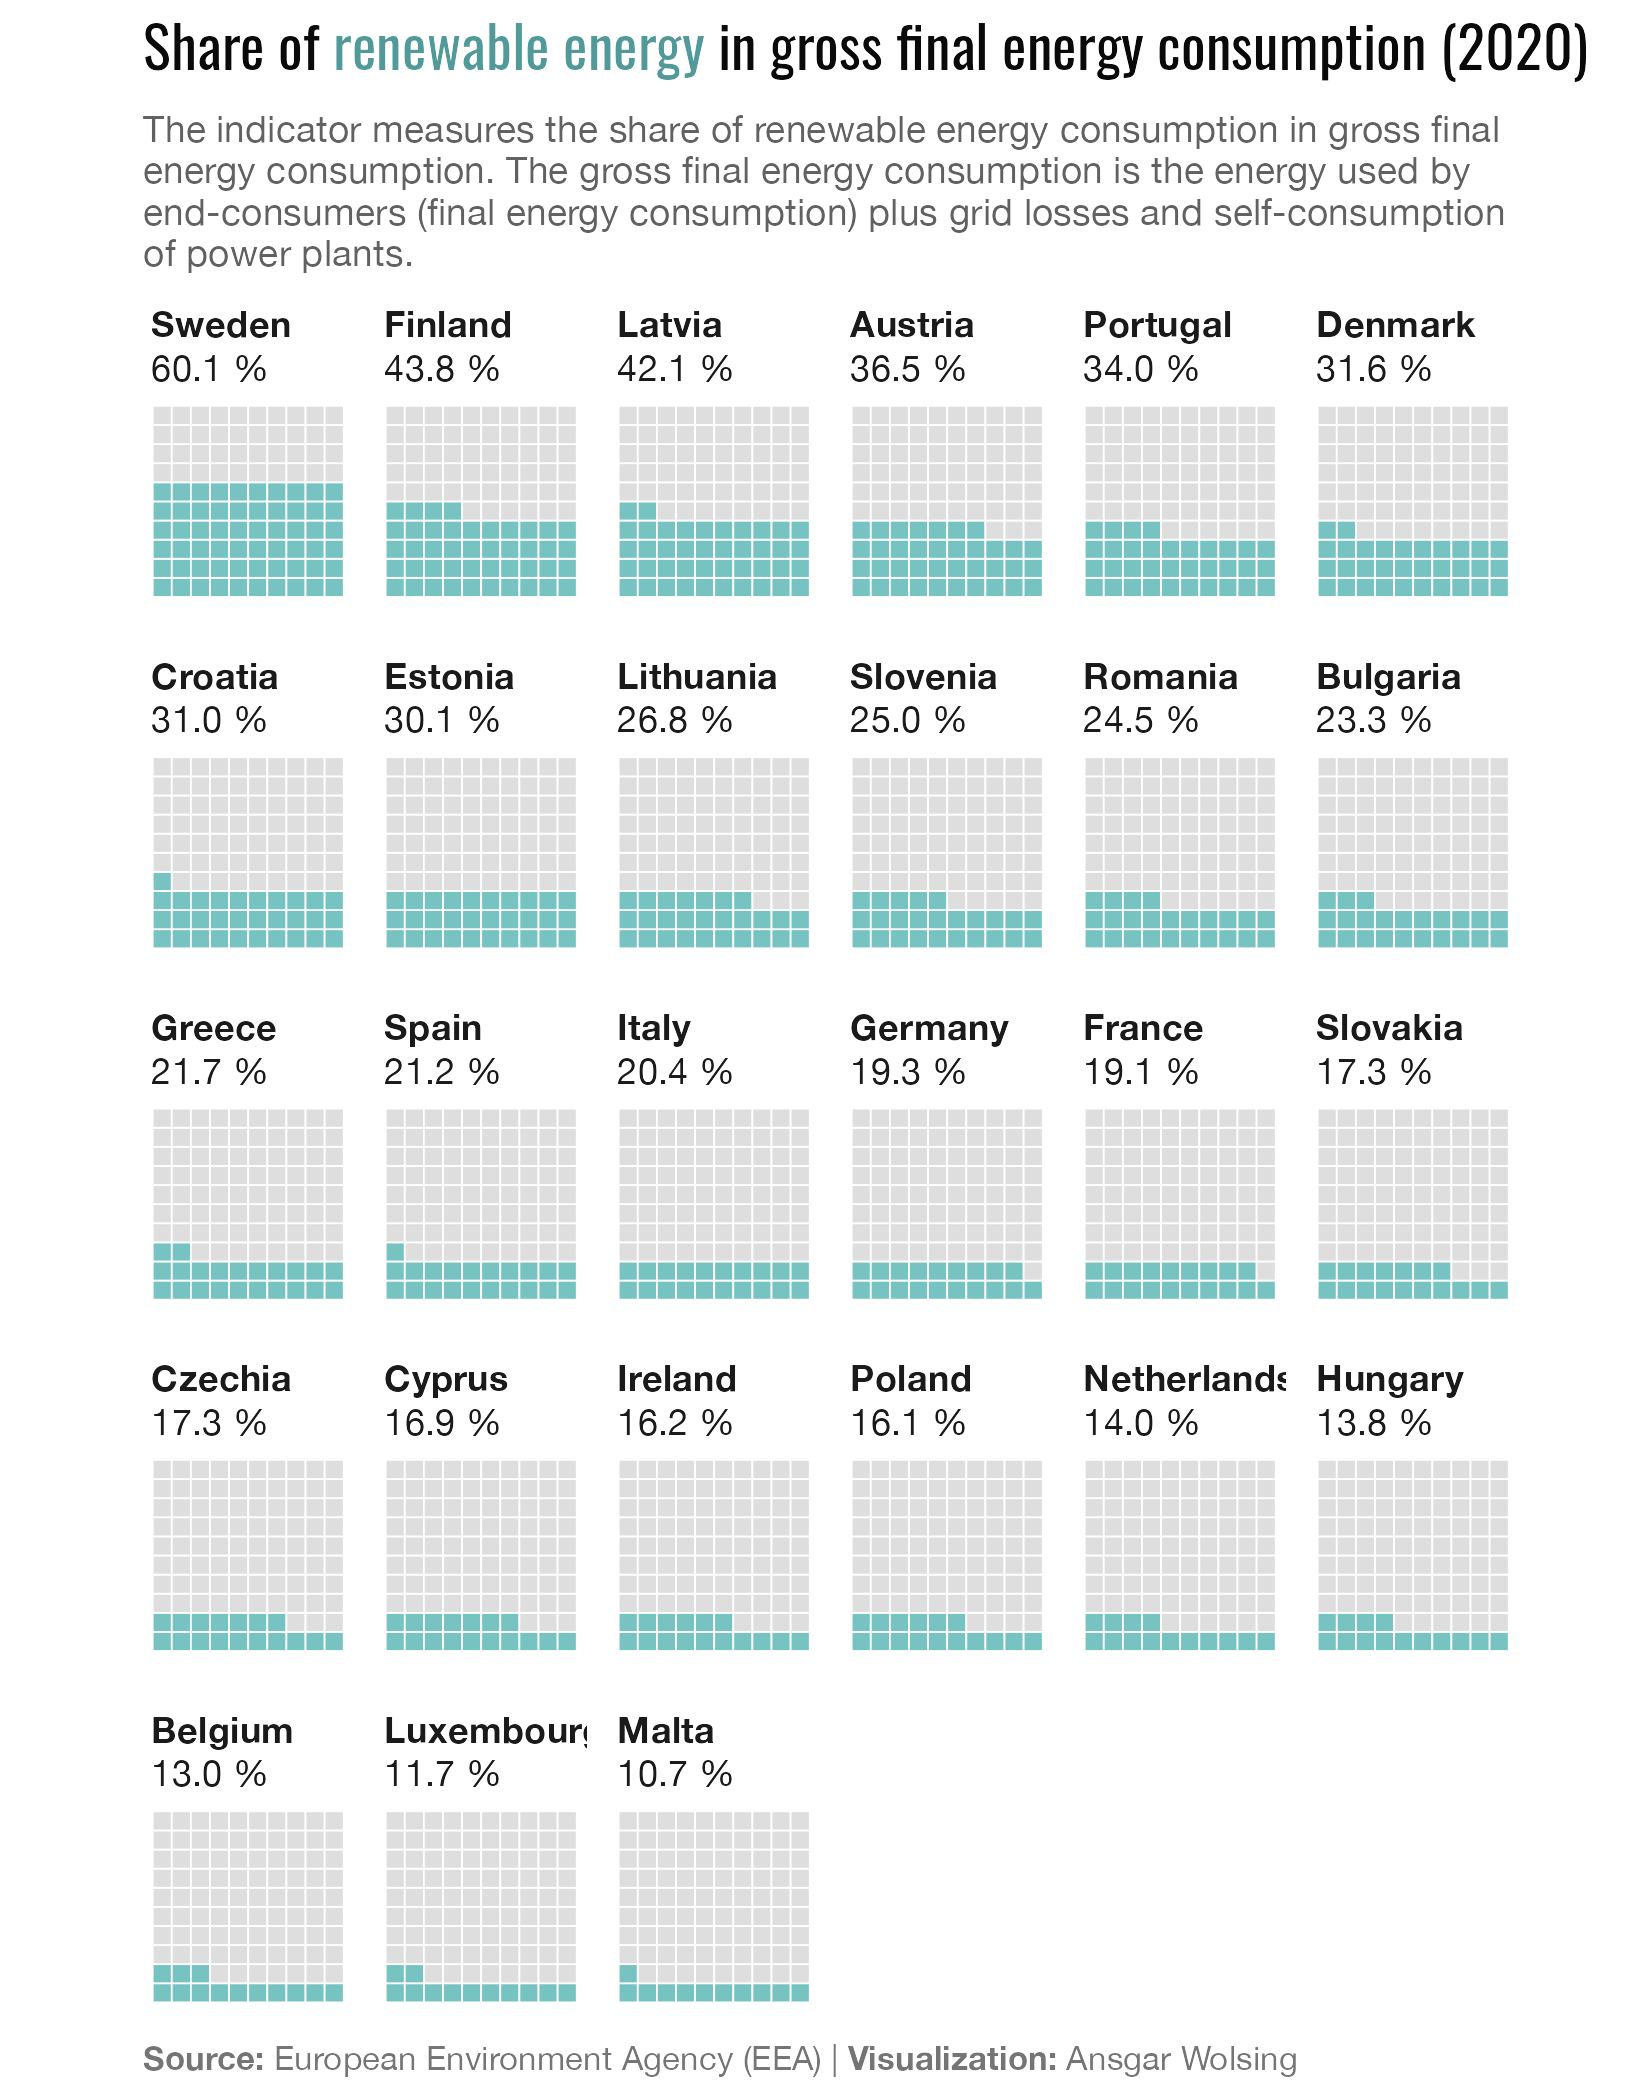

The R source for this figure:
library(tidyverse)
library(ggtext)
library(here)
# devtools::install_github("hrbrmstr/waffle")
library(waffle)

base_path <- here("2022", "01")

#' Source: https://ec.europa.eu/eurostat/databrowser/view/T2020_31__custom_425303/default/table?lang=de
#' https://ec.europa.eu/eurostat/databrowser/view/sdg_07_40/default/table?lang=en

df_raw <- read_tsv(here(base_path, "t2020_31_tabular.tsv"), na = ":")
df_2020 <- df_raw %>%
  rename(X1 = 1) %>% 
  mutate(countrycode = str_match(X1, "(?:.+?,){3}(.{2})")[, 2]) %>% 
  select(countrycode, share_renewable = `2020`) %>% 
  na.omit()


# EU countries
eu_countries <- c("BE", "BG", "CZ", "DK", "DE", "EE", "IE", "EL", "ES", 
                  "FR", "HR", "IT", "CY", "LV", "LT", "LU", "HU", "MT", 
                  "NL", "AT", "PL", "PT", "RO", "SI", "SK", "FI", "SE")


df_2020_waffle <- df_2020 %>% 
  filter(countrycode %in% eu_countries) %>% 
  mutate(share_renewable_precise = share_renewable,
         share_renewable = round(share_renewable),
         share_other = 100 - share_renewable) %>% 
  pivot_longer(cols = c(share_renewable, share_other), names_pattern = "share_(.+)") %>% 
  mutate(name = factor(name, levels = c("renewable", "other")),
         country = countrycode::countrycode(countrycode, origin = "eurostat", destination = "country.name"))


p <- df_2020_waffle %>% 
  mutate(
    share_fmt = sprintf("%.1f", share_renewable_precise),
    label = glue::glue("**{country}**<br>{share_fmt} %"),
    label = fct_reorder(label, -share_renewable_precise)) %>%
  ggplot(aes(fill = name, values = value)) +
  geom_waffle(n_rows = 10, cols = 100, size = 0.2, colour = "white", flip = TRUE,
              show.legend = FALSE) +
  scale_fill_manual(name = NULL,
                    values = c("#77C3C2", "grey87")) +
  coord_fixed() +
  facet_wrap(vars(label)) +
  labs(
    title = glue::glue("Share of
    <span style='color:{colorspace::darken(\"#77C3C2\", 0.2)}'>renewable energy</span> 
                       in gross final energy consumption (2020)"),
    subtitle = "The indicator measures the share of renewable energy consumption 
    in gross final energy consumption. 
    The gross final energy consumption is the energy used by end-consumers 
    (final energy consumption) plus grid losses and self-consumption of power plants.",
    caption = "**Source:** European Environment Agency (EEA) | **Visualization:** Ansgar Wolsing") +
  theme_minimal(base_family = "Helvetica Neue") +
  theme(
    plot.background = element_rect(color = NA, fill = "white"),
    axis.text = element_blank(),
    panel.grid = element_blank(),
    text = element_text(color = "grey38"),
    plot.title = element_markdown(color = "grey4", family = "Oswald", size = 14),
    plot.subtitle = element_textbox_simple(
      lineheight = 1.1, size = 9,
      margin = margin(t = 8, b = 6)
    ),
    plot.caption = element_markdown(hjust = 0, color = "grey46", size = 8),
    strip.text = element_markdown(hjust = 0, lineheight = 1.2, size = 8,
                                  margin = margin(t = 8, b = 2, l = 2)),
    # panel.spacing.y = unit(4.5, "mm")
  )
ggsave(here(base_path, "01-waffle-renewable.png"), width = 6, height = 7.2)
  
  
